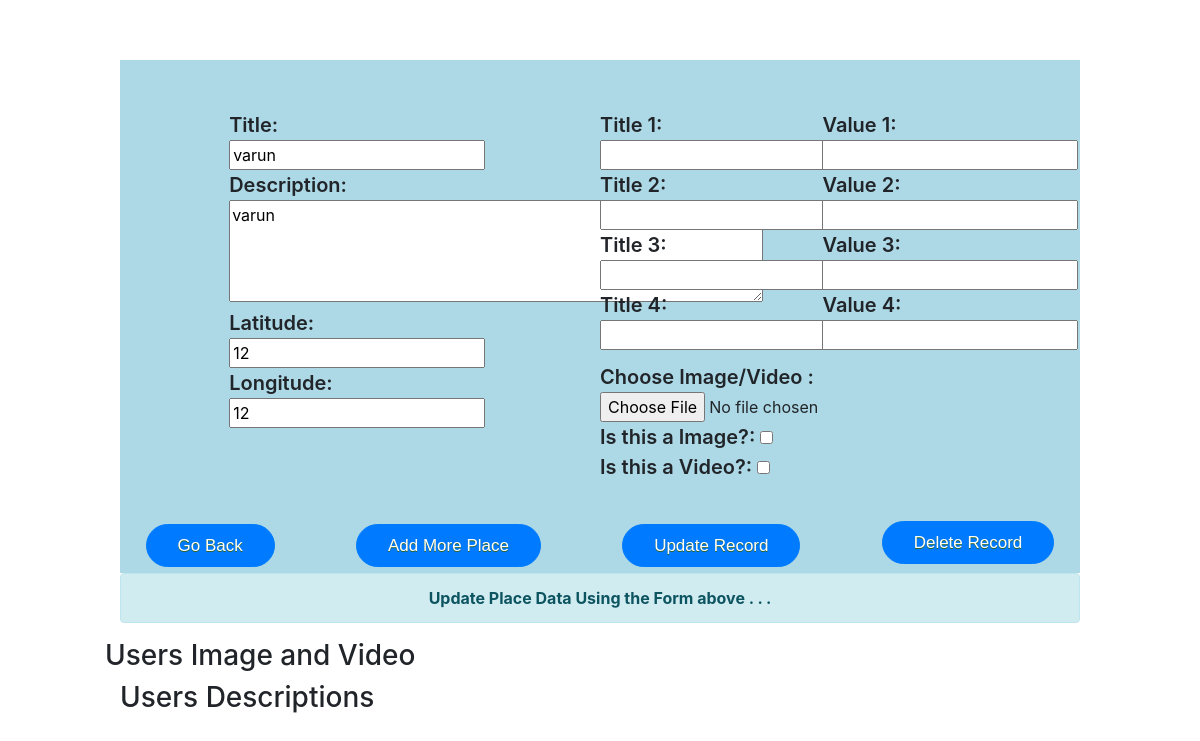
/AllDatalist/15/ (signed in), run on the app's committed database.
### myapp/models.py (models this page shows, shortened)
class myapp(models.Model):
    title = models.CharField(max_length=100,default=' ')
    description = models.CharField(max_length=100000,default=' ')
    longitude=models.CharField(max_length=1000,default=0)
    latitude=models.CharField(max_length=1000,default=0)
    placetitle=models.CharField(max_length=100000,default= ' ',blank = True)
    placetitle2=models.CharField(max_length=100000,default=' ',blank = True)
    placetitle3=models.CharField(max_length=100000,default=' ',blank = True)
    placetitle4=models.CharField(max_length=100000,default=' ',blank = True)
    placevalue=models.CharField(max_length=100000,default=' ',blank = True)
    placevalue2=models.CharField(max_length=100000,default=' ',blank = True)
    placevalue3=models.CharField(max_length=100000,default=' ',blank = True)
    placevalue4=models.CharField(max_length=100000,default=' ',blank = True)
    class Meta:
        db_table = 'placeDb'

### myapp/views.py (the view, shortened to what this page needs)
# urls.py: path('AllDatalist/<int:num>/',views.admin_result,name='admin_result'),
def admin_result(request,num=0,message=""):
    if request.user.is_authenticated:
        if num!=0:                  #checking for new entry (0 == new entry)
            data = myapp.objects.get(id=num)                  #getting place details from mpapp  to use in default value
            data_form = myappForm()                           #loading myapp form it will be used for updation time
            imgData = imageLoc.objects.filter(place_id=int(num))          #loading images and videos of that places using place id
            vdoData = VideoLoc.objects.filter(place_id=int(num))
            desData=Description.objects.filter(place_id=int(num),status=0)
            form = imgVDFileForm()                                        #loading imgVDFileForm form for taking in new image or vedio input
            message = "Update Place Data Using the Form above . . ." if message == "" else message
            values = { "title" : data.title , "description" : data.description , "place_id" : num ,"message" : message ,"latitude":data.latitude,'longitude':data.longitude,'placetitle':data.placetitle,'placevalue':data.placevalue,'placetitle2':data.placetitle2,'placevalue2':data.placevalue2,'placetitle3':data.placetitle3,'placevalue3':data.placevalue3,'placetitle4':data.placetitle4,'placevalue4':data.placevalue4}
            res = { "data_form" : data_form, "form" : form , "imgData" : imgData, "value":values , "vdoData" : vdoData,"desData":desData}
            return render(request,'admin_result.html',{'res':res})        #rendering admin_result.html
    else:
        form = LoginForm()
        message = "Please Login for Moving Further"
        return render(request,'registration/login.html',{"form":form,"message" : message})

### myapp/templates/admin_result.html (shortened to what this page needs)
<!DOCTYPE html>
<html lang="en">
<head>
    <link rel="stylesheet" href="https://stackpath.bootstrapcdn.com/bootstrap/4.3.1/css/bootstrap.min.css"
>
</head>
<body>
    <div class="conatiner" style="">
        <form method="POST" action="{% url 'Insert_data' %}" enctype="multipart/form-data">
            <div class="conatiner" style="width: 100% ;padding-left:10%;padding-right:10%;padding-top:5%; ">
                <div class="" style="background-color: lightblue">
                    <div class="row" style="padding: 50px 50px 30px 50px">
                        <div class="col-1"></div>
                        <div class="col-5">
                            <div class="row">
                                <div class="col-12">
                                    <div class="row">
                                        <div class="fieldWrapper">
                                            <label style="font-size: 20px !important; margin-bottom: 0px !important;font-weight: 600 !important;" for="{{ res.data_form.title.id_for_label }}"> Title:</label>
                                            <br/>
                                            <input type="text" name="title" value="{{ res.value.title }}"
                                                maxlength="100" required id="id_title">
                                        </div>
                                    </div>
                                </div>
                            </div>
                            <div class="row">
                                <div class="col-12">
                                    <div class="row">
                                        <div class="fieldWrapper">
                                            <label for="{{ res.data_form.description.id_for_label }}"> Description:</label>
                                                <br/>
                                            <textarea type="text" rows="4" name="description"  cols="50" maxlength="1000" required id="id_description">{{ res.value.description }} </textarea>
                                        </div>
                                    </div>
                                </div>
                            </div>
                            <div class="row">
                                <div class="col-12">
                                    <div class="row">
                                        <div class="fieldWrapper">
                                            <label for="{{ res.data_form.latitude.id_for_label }}"> Latitude:</label>
                                                <br/>
                                            <input type="text" name="latitude" value="{{ res.value.latitude }}"
                                                maxlength="1000" required id="id_latitude">
                                        </div>
                                    </div>
                                </div>
                            </div>
                            <div class="row">
                                <div class="col-12">
                                    <div class="row">
                                        <div class="fieldWrapper">
                                            <label for="{{ res.data_form.longitude.id_for_label }}"> Longitude:</label>
                                                <br/>
                                            <input type="text" name="longitude" value="{{ res.value.longitude }}"
                                                maxlength="1000" required id="id_longitude">
                                        </div>
                                    </div>
                                </div>
                            </div>
                        </div>
                        <div class="col-6">
                                <div class="row">
                                        <div class="col-6">
                                            <div class="row">
                                                <div class="fieldWrapper">
                                                    <label for="{{ res.data_form.placetitle.id_for_label }}"> Title 1:</label>
                                                        <br/>
                                                    <input type="text" name="placetitle" value="{{ res.value.placetitle }}"
                                                        maxlength="1000" id="id_placetitle">
                                                </div>
                                            </div>
                                        </div>
                                        <div class="col-6">
                                                <div class="row">
                                                    <div class="fieldWrapper">
                                                        <label for="{{ res.data_form.placevalue.id_for_label }}"> Value 1:</label>
                                                            <br/>
                                                        <input type="text" name="placevalue" value="{{ res.value.placevalue }}"
                                                            maxlength="1000" id="id_placevalue">
                                                    </div>
                                                </div>
                                            </div>
                                    </div>
                                    <div class="row">
                                        <div class="col-6">
                                            <div class="row">
                                                <div class="fieldWrapper">
                                                    <label for="{{ res.data_form.placetitle2.id_for_label }}"> Title 2:</label>
                                                        <br/>
                                                    <input type="text" name="placetitle2" value="{{ res.value.placetitle2 }}"
                                                        maxlength="1000" id="id_placetitle2">
                                                </div>
                                            </div>
                                        </div>
                                        <div class="col-6">
                                                <div class="row">
                                                    <div class="fieldWrapper">
                                                        <label for="{{ res.data_form.placevalue2.id_for_label }}"> Value 2:</label>
                                                            <br/>
                                                        <input type="text" name="placevalue2" value="{{ res.value.placevalue2 }}"
                                                            maxlength="1000" id="id_placevalue2">
                                                    </div>
                                                </div>
                                            </div>
                                    </div>
                                    <div class="row">
                                        <div class="col-6">
                                            <div class="row">
                                                <div class="fieldWrapper">
                                                    <label for="{{ res.data_form.placetitle3.id_for_label }}"> Title 3:</label>
                                                        <br/>
                                                    <input type="text" name="placetitle3" value="{{ res.value.placetitle3 }}"
                                                        maxlength="1000" id="id_placetitle3">
                                                </div>
                                            </div>
                                        </div>
                                        <div class="col-6">
                                                <div class="row">
                                                    <div class="fieldWrapper">
                                                        <label for="{{ res.data_form.placevalue3.id_for_label }}"> Value 3:</label>
                                                            <br/>
                                                        <input type="text" name="placevalue3" value="{{ res.value.placevalue3 }}"
                                                            maxlength="1000" id="id_placevalue3">
                                                    </div>
                                                </div>
                                            </div>
                                    </div>
                                    <div class="row">
                                        <div class="col-6">
                                            <div class="row">
                                                <div class="fieldWrapper">
                                                    <label for="{{ res.data_form.placetitle4.id_for_label }}"> Title 4:</label>
                                                        <br/>
                                                    <input type="text" name="placetitle4" value="{{ res.value.placetitle4 }}"
                                                        maxlength="1000" id="id_placetitle4">
                                                </div>
                                            </div>
                                        </div>
                                        <div class="col-6">
                                                <div class="row">
                                                    <div class="fieldWrapper">
                                                        <label for="{{ res.data_form.placevalue4.id_for_label }}"> Value 4:</label>
                                                            <br/>
                                                        <input type="text" name="placevalue4" value="{{ res.value.placevalue4 }}"
                                                            maxlength="1000" id="id_placevalue4">
                                                    </div>
                                                </div>
                                            </div>
                                    </div>
                            <div class="row" style="margin-top: 12px">
                                <div class="col-12">
                                    <div class="row">
                                        <div class="fieldWrapper">
                                            <label for="{{ res.form.file.id_for_label }}">Choose Image/Video :</label>
                                            {{ res.form.file }}
                                        </div>
                                    </div>
                                    <div class="row">
                                        <div class="fieldWrapper">
                                            <label for="{{ res.form.img.id_for_label }}">Is this a Image?:</label>
                                            {{ res.form.img }}
                                        </div>
                                    </div>
                                    <div class="row">
                                        <div class="fieldWrapper">
                                            <label for="{{ res.form.vdo.id_for_label }}">Is this a Video?:</label>
                                            {{ res.form.vdo }}
                                        </div>
                                    </div>
                                </div>
                            </div>
                        </div>
                    </div>
                    <div class="row" style="">
                                <a style="text-decoration: none;margin:auto" href="{% url 'index' %}" >
                                    <button type="button" class="button submit-btn"  style="margin-bottom: 6px;" value="Go back">Go Back</button>
                                </a>
                                <a style="text-decoration: none;margin:auto" class="" href="/adminpanel/0/">
                                    <button type="button" class="button submit-btn" style="margin-bottom: 6px;" value="Go back">Add More Place</button>
                                </a>
                            <input type="submit" class="submit-btn" value="Update Record" style="margin: auto;margin-bottom: 6px;">
                            <input id=deleterecord name="search submit-btn" style="margin: auto;"
                                onclick='ajaxFun("{{ res.value.place_id }}","Delete","record")' class="submit-btn" type="button"
                                value="Delete Record">
                    </div>
                </div>
                <div class="alert alert-info" style="text-align: center;">
                    <strong>{{ res.value.message }}</strong>
                </div>
            </div>
            <div>
                <div class="row conatiner"  style="padding-left: 10%;padding-right:10%;">
                    <div >
                        <h3>Users Image and Video</h3>
                    </div>
                </div>
            </div>
            <div class="">
                <div class="row conatiner" style="padding-left: 10%;padding-right:10%;" >
                    <div class="col-12 ">
                            <h3>Users Descriptions</h3>
                    </div>
                </div>
            </div>
        </form>
    </div>
</body>
</html>

### data on the page
myapp: title "varun", description "varun", latitude "12", longitude "12"

### other printed values
{{ res.value.message }} "Update Place Data Using the Form above . . ."
